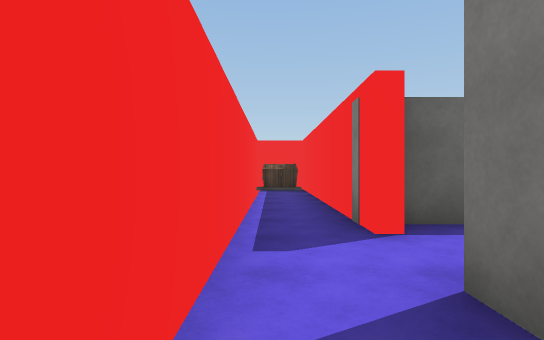
[1] (above)

24 first-person views from a walk through a 3-D level made in the Unity game engine. The camera is 1.2 m above the floor, looks level and sees 80° across. The floor is counted in squares, 2 m on a side. Each view is taken from the middle of a square. On the plan, view 1 faces up. The plan holds only what a view shows up to about 10 squares ahead; the rest is blank. The place goes on beyond the plan. Some surface patterns are stand-ins.

[2]
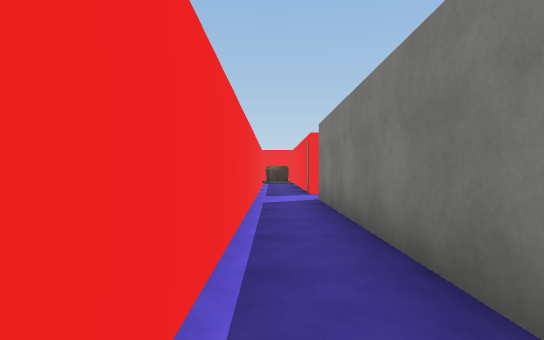

[3]
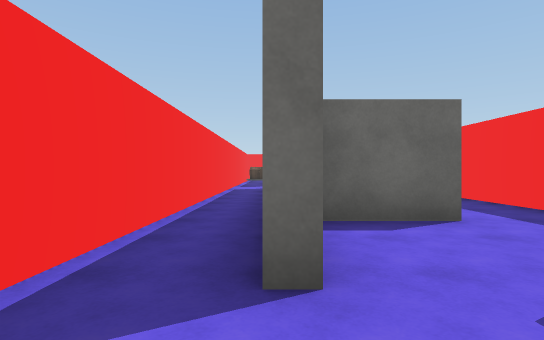

[4]
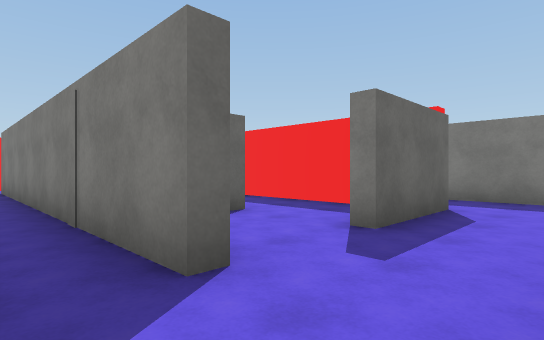

[5]
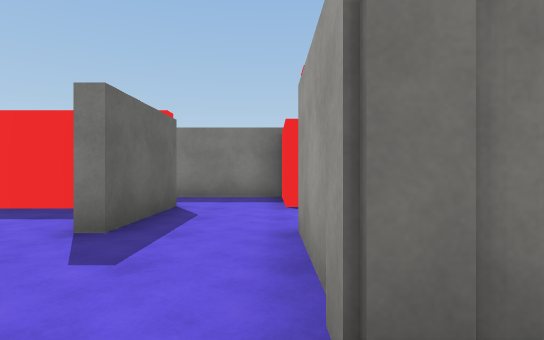

[6]
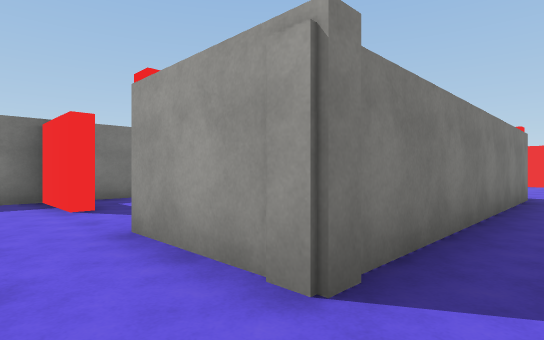

[7]
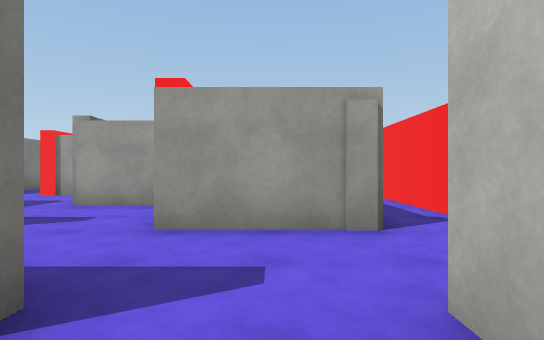

[8]
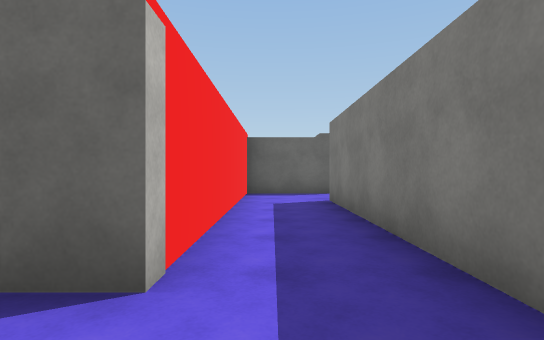

[9]
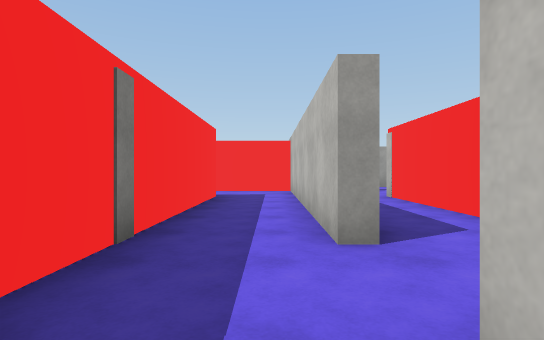

[10]
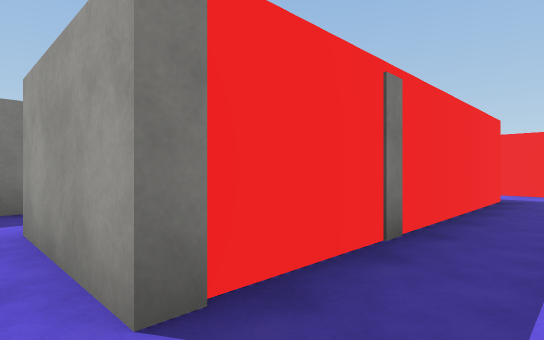

[11]
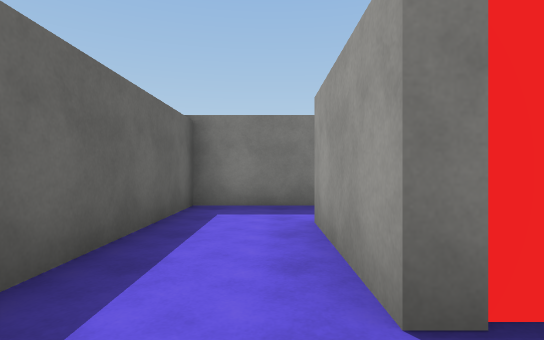

[12]
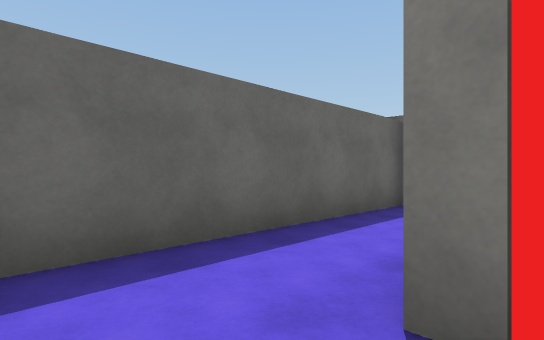

[13]
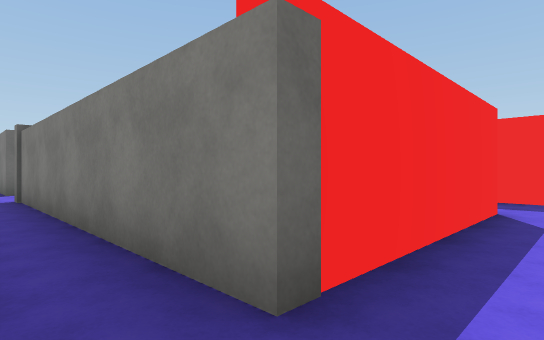

[14]
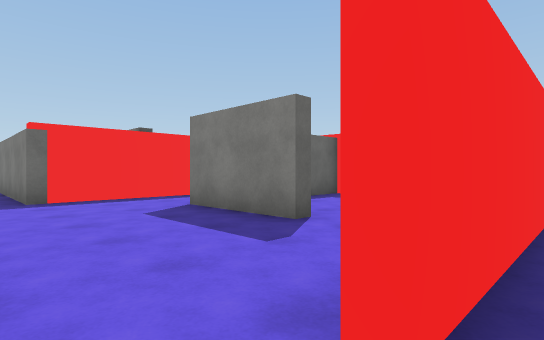

[15]
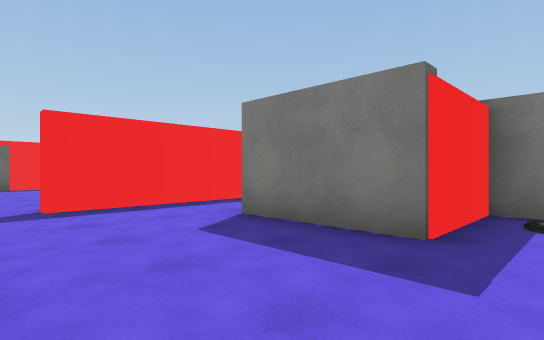

[16]
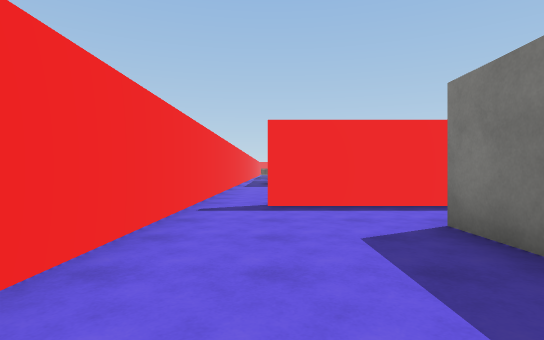

[17]
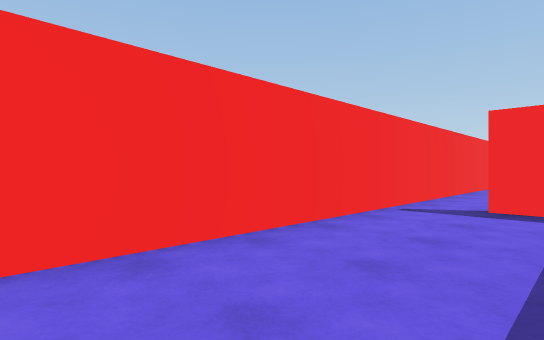

[18]
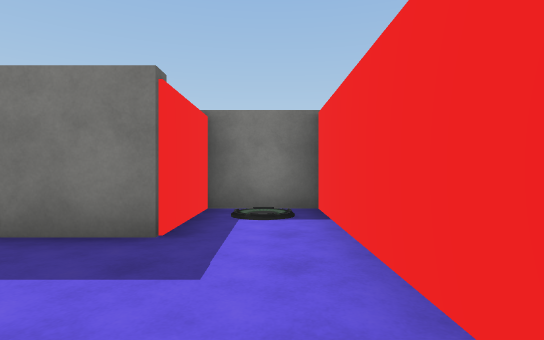

[19]
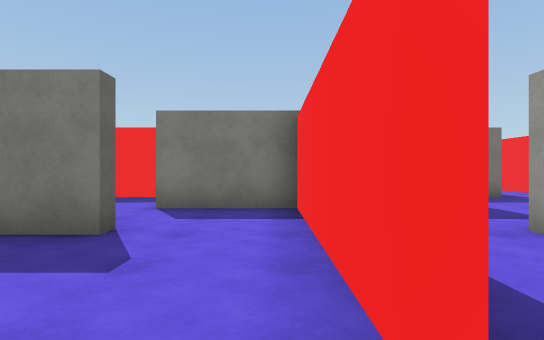

[20]
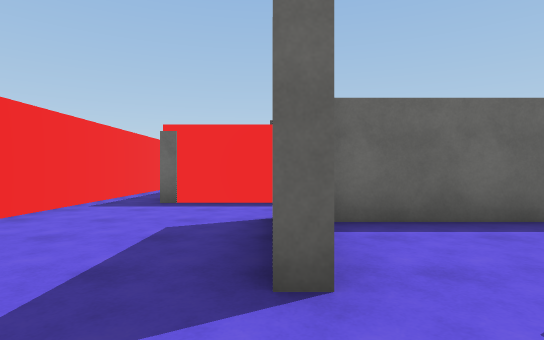

[21]
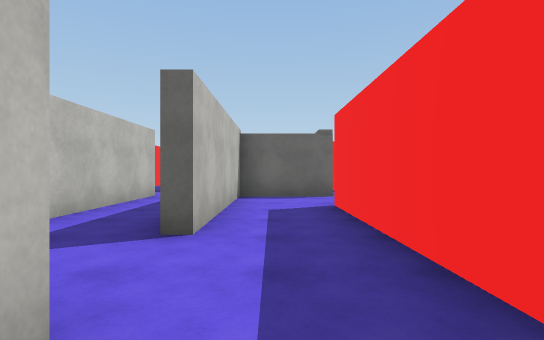

[22]
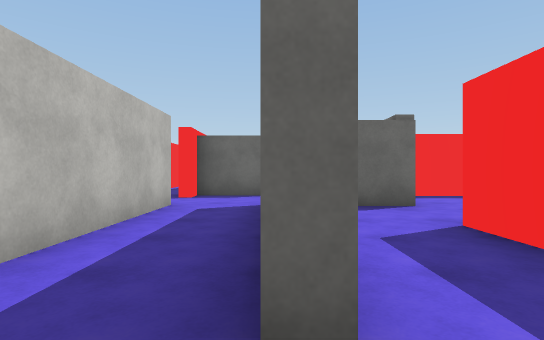

[23]
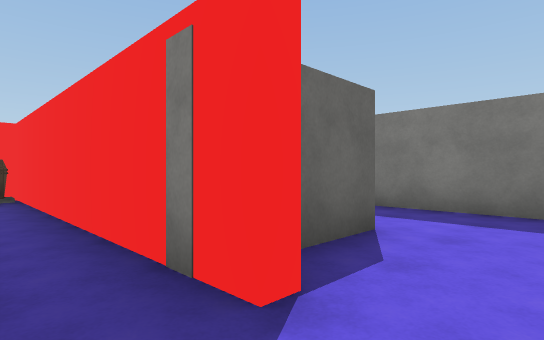

[24]
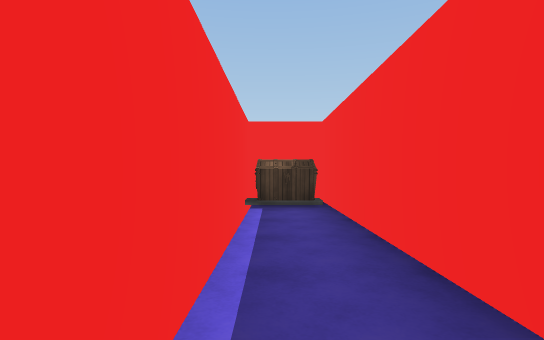

### Floor plan
Ten units are one square. View 1 is at (0, 0); x grows to the right and y downward. Boxes are objects, and circles mark ways between rooms. Rooms are numbered by the first view taken in them; rooms with no view inside come last. Other rooms are left out.
<svg viewBox="-10 -110 150 402">
<path fill="none" stroke="#000" d="M-5 105 -5 224M13 74 10 74 10 -16M54 161 10 161 10 93M71 164 71 156M29 205 29 179M9 224 36 224M10 -30 10 -102M-5 -91 -5 74M53 96 53 93 71 93 71 26M51 60 51 45M32 52 15 52M71 109 71 100M39 115 55 115M13 69 13 74M10 93 32 93M75 8 54 8 54 74 31 74 31 70M93 5 118 5M135 8 135 -13 81 -13M93 74 93 5M74 93 96 93M75 26 75 90M8 287 51 287 51 270 29 270 29 245M-5 224 -5 279M35 226 9 226M13 -16 13 20M32 30 29 30M31 -36 13 -36 13 -30M51 -24 51 -48M56 183 36 183M36 224 51 224 51 201M32 6 32 30M51 45 51 5"/>
<rect x="-5" y="-105" width="10" height="10" fill="#bbb"><title>chest</title></rect>
<rect x="35" y="275" width="10" height="10" fill="#bbb"><title>other object</title></rect>
<circle cx="10" cy="85" r="3" fill="#2a7"/>
<circle cx="0" cy="230" r="3" fill="#2a7"/>
<circle cx="10" cy="-25" r="3" fill="#2a7"/>
<circle cx="30" cy="215" r="3" fill="#2a7"/>
<circle cx="70" cy="20" r="3" fill="#2a7"/>
<circle cx="40" cy="50" r="3" fill="#2a7"/>
<circle cx="80" cy="10" r="3" fill="#2a7"/>
<circle cx="30" cy="35" r="3" fill="#2a7"/>
<text x="0" y="100">1</text>
<text x="50" y="80">2</text>
<text x="100" y="0">3</text>
<text x="80" y="60">4</text>
<text x="10" y="260">5</text>
<text x="20" y="0">6</text>
<text x="40" y="200">7</text>
<text x="40" y="20">8</text>
</svg>
Room 1 opens to room 2. Room 1 opens to room 5. Room 1 opens to room 6. Room 1 opens to room 7. Room 2 opens to room 4. Room 2 opens to room 8. Room 3 opens to room 4. Room 6 opens to room 8.

Where each view was taken, in squares from view 1:
view 1: 0 up, 0 right, facing up
view 2: 5 down, 0 right, facing up
view 3: 9 down, 1 right, facing up
view 4: 9 down, 0 right, facing up-right
view 5: 9 down, 0 right, facing right
view 6: 8 down, 0 right, facing down-right
view 7: 6 down, 2 right, facing down
view 8: 9 down, 6 right, facing up
view 9: 0 up, 8 right, facing down
view 10: 0 up, 8 right, facing down-right
view 11: 0 up, 8 right, facing right
view 12: 1 down, 8 right, facing up-right
view 13: 17 down, 0 right, facing up-right
view 14: 23 down, 0 right, facing up-right
view 15: 28 down, 0 right, facing up-right
view 16: 28 down, 1 right, facing up
view 17: 28 down, 2 right, facing up-left
view 18: 28 down, 0 right, facing right
view 19: 22 down, 0 right, facing right
view 20: 22 down, 3 right, facing up
view 21: 6 down, 4 right, facing up
view 22: 4 down, 3 right, facing up
view 23: 2 up, 0 right, facing up-right
view 24: 4 up, 0 right, facing up
